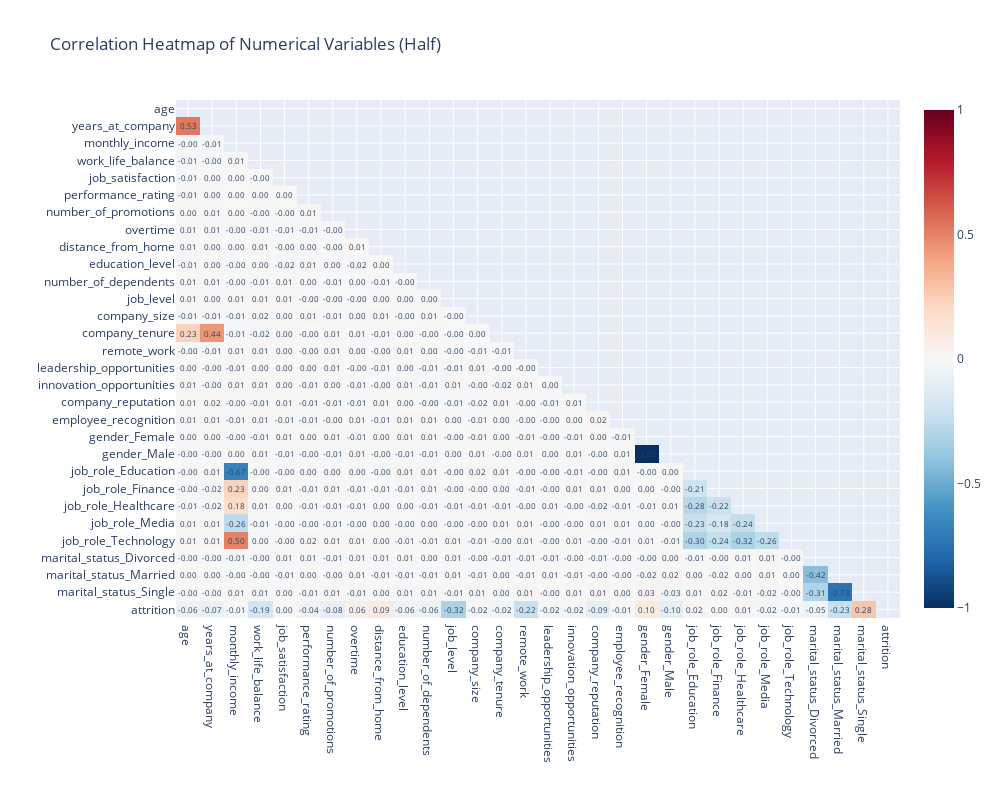

Notebook source saved alongside this figure:
### Markdown cell above
This calculates the **correlation matrix** for all numerical columns, including transformed columns. We use a mask that hides the upper triangle of the correlation matrix.

### Code cell
# Calculate the correlation matrix
correlation_matrix = data_copy.corr()

# Create a mask for the upper triangle
mask = np.triu(np.ones_like(correlation_matrix, dtype=bool))

# Add the mask to the correlation matrix
correlation_matrix_masked = correlation_matrix.mask(mask)

# Create a heatmap using Plotly Express
fig = px.imshow(correlation_matrix_masked,
                x=correlation_matrix.columns,
                y=correlation_matrix.columns,
                color_continuous_scale='RdBu_r',
                zmin=-1,
                zmax=1,
                aspect="auto",
                title='Correlation Heatmap of Numerical Variables (Half)')

# Defining the dimensions of the plot
fig.update_layout(
    xaxis_title="",
    yaxis_title="",
    width=1000,
    height=800
)

# Add the correlation values as annotations 
for i in range(len(correlation_matrix)):
    for j in range(i):  # Only add the lower triangle
        value = correlation_matrix.values[i, j]
        fig.add_annotation(
            x=correlation_matrix.columns[j],
            y=correlation_matrix.columns[i],
            text=f"{value:.2f}",
            showarrow=False,
            font=dict(size=8)
        )

# Show the plot
fig.show()
